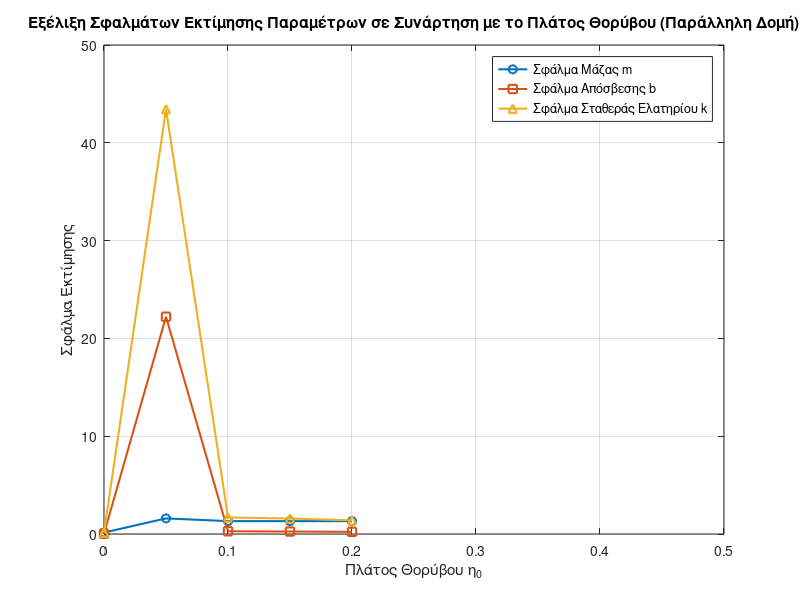

Write the MATLAB code that produced this figure.
clc; clear; close all;

% Πραγματικές παράμετροι του συστήματος
m_true = 1.315;
b_true = 0.225;
k_true = 0.725;

% Ρυθμίσεις προσομοίωσης
dt = 0.001;           
T = 20;               
t = 0:dt:T;
N = length(t);

% Είσοδος του συστήματος
u = 2.5 * sin(t);

% Διαφορετικές τιμές πλάτους θορύβου
eta0_values = 0:0.05:0.5;   
num_cases = length(eta0_values);

% Πίνακες για αποθήκευση σφαλμάτων
error_m = zeros(1, num_cases);
error_b = zeros(1, num_cases);
error_k = zeros(1, num_cases);

% === Βρόχος για κάθε πλάτος θορύβου ===
for j = 1:num_cases
    eta0 = eta0_values(j);
    f0 = 20;  % Συχνότητα θορύβου
    eta = eta0 * sin(2*pi*f0*t);  % Θόρυβος

    % --- Πραγματικό σύστημα ---
    x = zeros(1, N); dx = zeros(1, N); ddx = zeros(1, N);
    x(1) = 0; dx(1) = 0;
    for i = 1:N-1
        ddx(i) = (1/m_true)*(u(i) - b_true*dx(i) - k_true*x(i));
        dx(i+1) = dx(i) + dt * ddx(i);
        x(i+1) = x(i) + dt * dx(i);
    end
    ddx(end) = ddx(end-1);

    % --- Θορυβώδη μέτρηση ---
    x_noise = x + eta;
    dx_noise = gradient(x_noise, dt);
    ddx_noise = gradient(dx_noise, dt);

    % --- Εκτιμητής Παράλληλης Δομής ---
    theta_hat = zeros(3, N);
    theta_hat(:,1) = [0.1; 0.5; 0.7];  % Αρχικές εκτιμήσεις
    gamma = 5;
    
    for i = 1:N-1
        phi = [-dx_noise(i); -x_noise(i); u(i)];
        ddx_hat = phi' * theta_hat(:, i);
        e = ddx_noise(i) - ddx_hat;
        theta_hat(:, i+1) = theta_hat(:, i) + gamma * phi * e * dt;
    end

    % --- Ανάκτηση φυσικών παραμέτρων ---
    m_hat = 1 ./ theta_hat(3,:);
    b_hat = theta_hat(1,:) ./ theta_hat(3,:);
    k_hat = theta_hat(2,:) ./ theta_hat(3,:);

    % --- Υπολογισμός σφαλμάτων στο τέλος της προσομοίωσης ---
    error_m(j) = abs(m_true - m_hat(end));
    error_b(j) = abs(b_true - b_hat(end));
    error_k(j) = abs(k_true - k_hat(end));
end

% === Διάγραμμα Σφαλμάτων ===

figure;
plot(eta0_values, error_m, '-o', 'LineWidth', 1.5); hold on;
plot(eta0_values, error_b, '-s', 'LineWidth', 1.5);
plot(eta0_values, error_k, '-^', 'LineWidth', 1.5);
grid on;
xlabel('Πλάτος Θορύβου \eta_0');
ylabel('Σφάλμα Εκτίμησης');
title('Εξέλιξη Σφαλμάτων Εκτίμησης Παραμέτρων σε Συνάρτηση με το Πλάτος Θορύβου (Παράλληλη Δομή)');
legend('Σφάλμα Μάζας m', 'Σφάλμα Απόσβεσης b', 'Σφάλμα Σταθεράς Ελατηρίου k');
